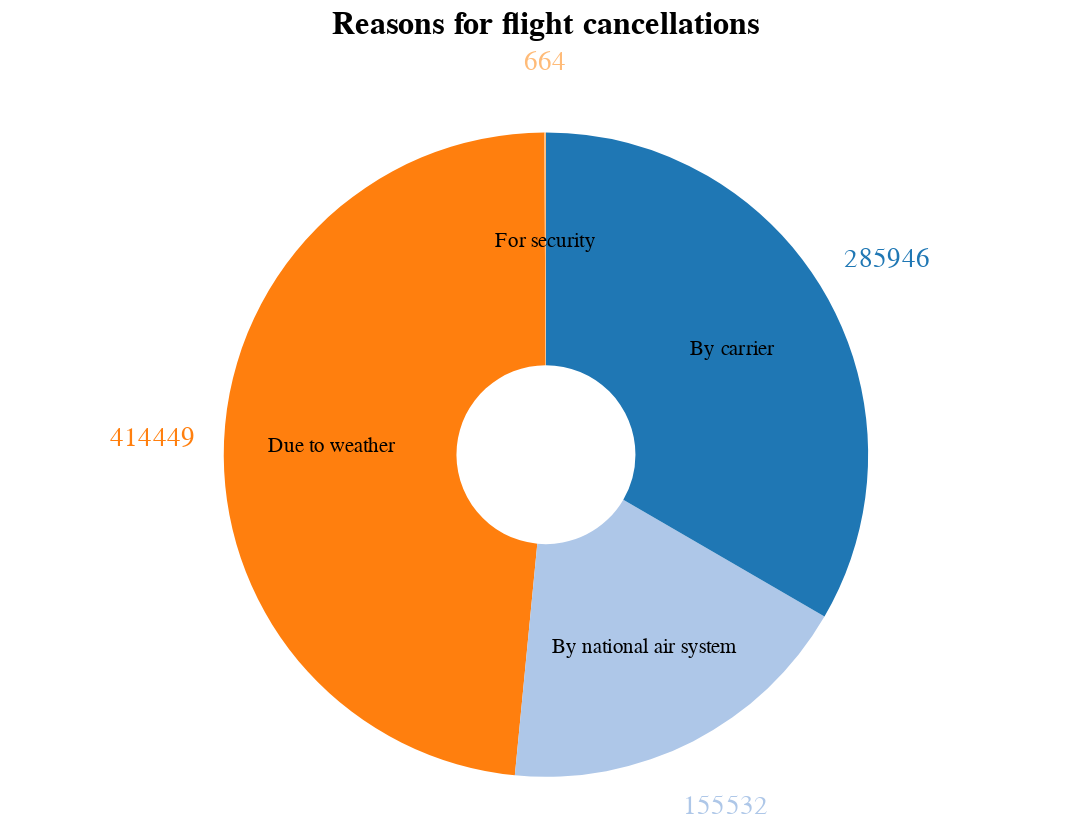

Notebook code for this chart:
### Code cell
# Visualisation of calcellation reasons
chart = alt.Chart(cancellation_reasons).mark_arc(outerRadius=180, innerRadius=50).encode(
    theta = alt.Theta(field="count", type="quantitative", stack=True),
    color = alt.Color('Reason:N', scale=alt.Scale(scheme='category20'), legend=None),
).properties(
    title='Reasons for flight cancellations',
    width=600,
    height=300
)

pie = chart.mark_arc(outerRadius=250)
value_text = pie.mark_text(radius=220, size=15).encode(text=alt.Text('count:Q'))

pie2 = chart.mark_arc(outerRadius=150)
text = pie2.mark_text(radius=120, size=12).encode(
    text=alt.Text('Reason:N'), 
    color=alt.value("#000000")
)

(chart + text + value_text).configure_view(
    strokeWidth=0
).configure_title(
    fontSize=18
)

### Figure 1 — Vega-Lite specification as saved in the notebook (floating-point values rounded to 4 significant figures)
{"config": {"view": {"continuousWidth": 300, "continuousHeight": 300, "strokeWidth": 0}, "title": {"fontSize": 18}}, "layer": [{"mark": {"type": "arc", "innerRadius": 50, "outerRadius": 180}, "encoding": {"color": {"field": "Reason", "legend": null, "scale": {"scheme": "category20"}, "type": "nominal"}, "theta": {"field": "count", "stack": true, "type": "quantitative"}}, "title": "Reasons for flight cancellations"}, {"mark": {"type": "text", "radius": 120, "size": 12}, "encoding": {"color": {"value": "#000000"}, "text": {"field": "Reason", "type": "nominal"}, "theta": {"field": "count", "stack": true, "type": "quantitative"}}, "title": "Reasons for flight cancellations"}, {"mark": {"type": "text", "radius": 220, "size": 15}, "encoding": {"color": {"field": "Reason", "legend": null, "scale": {"scheme": "category20"}, "type": "nominal"}, "text": {"field": "count", "type": "quantitative"}, "theta": {"field": "count", "stack": true, "type": "quantitative"}}, "title": "Reasons for flight cancellations"}], "data": {"name": "data-a6440cd5beac897daecc5ed7292961d1"}, "height": 300, "width": 600, "$schema": "https://vega.github.io/schema/vega-lite/v5.17.0.json", "datasets": {"data-a6440cd5beac897daecc5ed7292961d1": [{"Reason": "Due to weather", "count": 414449}, {"Reason": "By national air system", "count": 155532}, {"Reason": "By carrier", "count": 285946}, {"Reason": "For security", "count": 664}]}}
